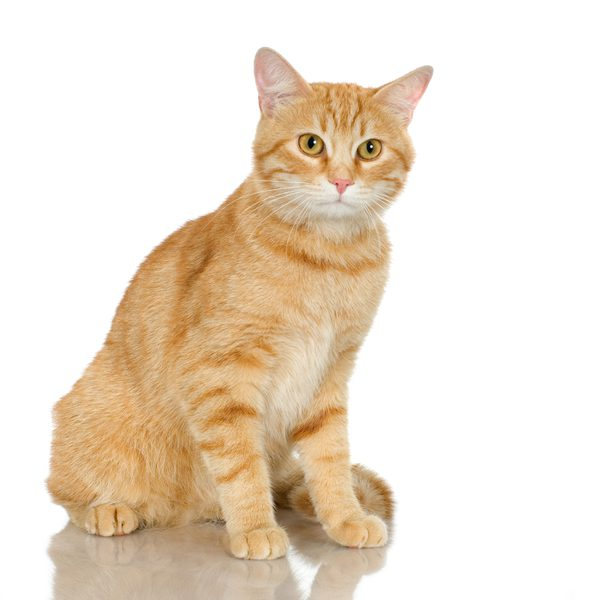
%> input picture pic/brown_cat.jpg, 600 x 600 px
$ octave alpha_blend.m   (GNU Octave 9; MATLAB toolbox functions it lacks are replaced by stand-ins)
%> lines starting %> are read from the running program, lines starting %| are printed output that depends on the picture; in (x1, y1, x2, y2) boxes, pixels count from 0 and x2, y2 are one past the last pixel; in counts of white or black regions, pixels touching at a corner belong together; the program's own positions count from 1
clear;
clc;
close all;

img_background = imread('pic/brown_cat.jpg');
%> img_background is the input picture: size 600x600x3 uint8; mean R, G, B 236.7, 223.5, 207.5
[foreground, map, alpha] = imread('pic/cat.png');
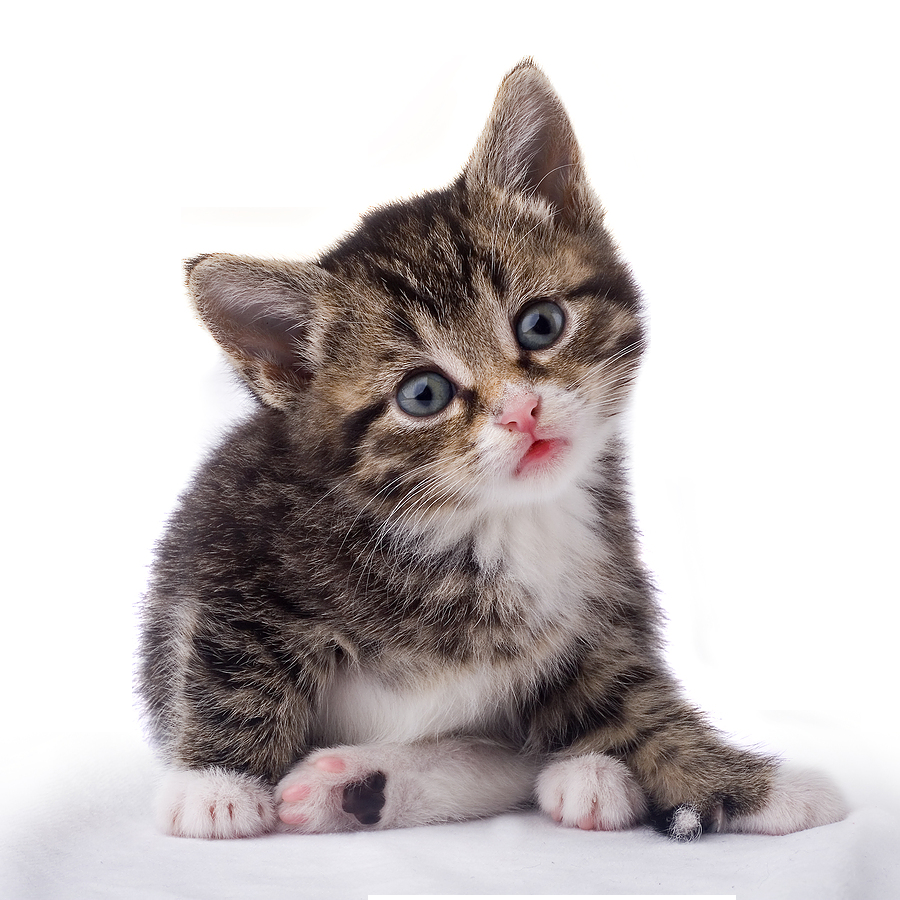
%> input picture pic/cat.png, 900 x 900 px
%> foreground is the input picture: size 900x900x3 uint8; mean R, G, B 200, 193.7, 193.6
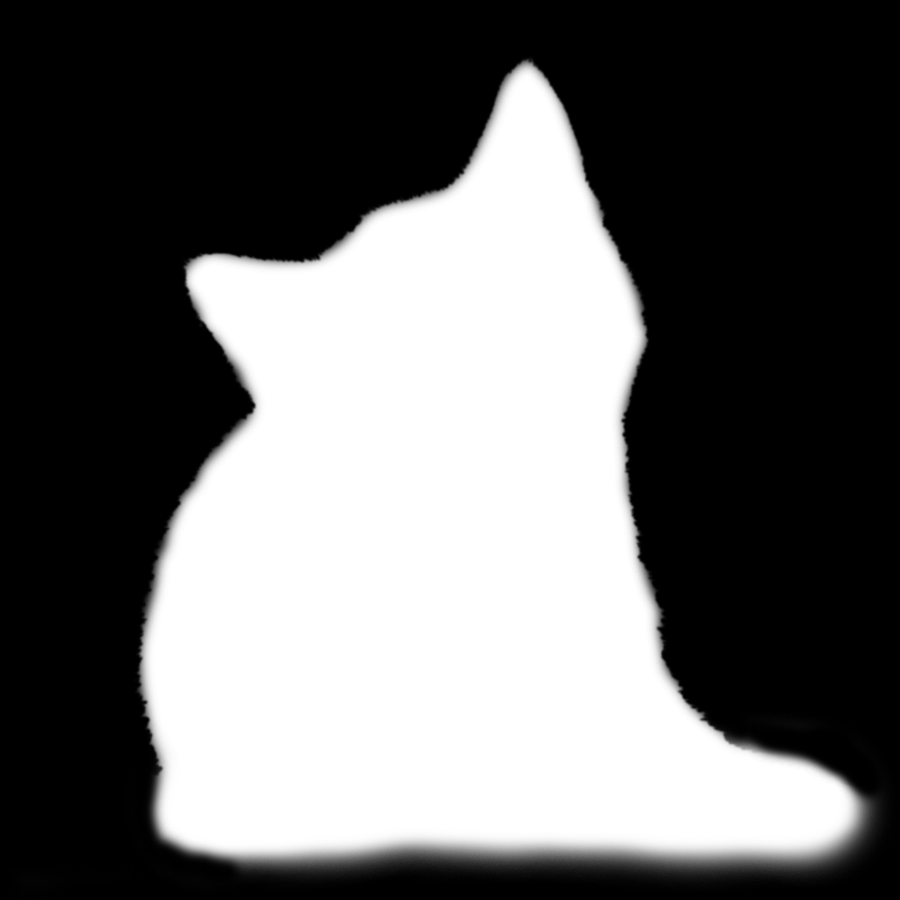
%> alpha: size 900x900 uint8; min 0, max 255, mean 102.6
%> map = []
img_foreground = imresize(foreground, [600 600]);

% maintain alpha value in between 0 and 1
alpha = imresize(alpha, [600, 600]);
%> alpha: size 600x600 uint8
alpha = double(alpha/255.0);
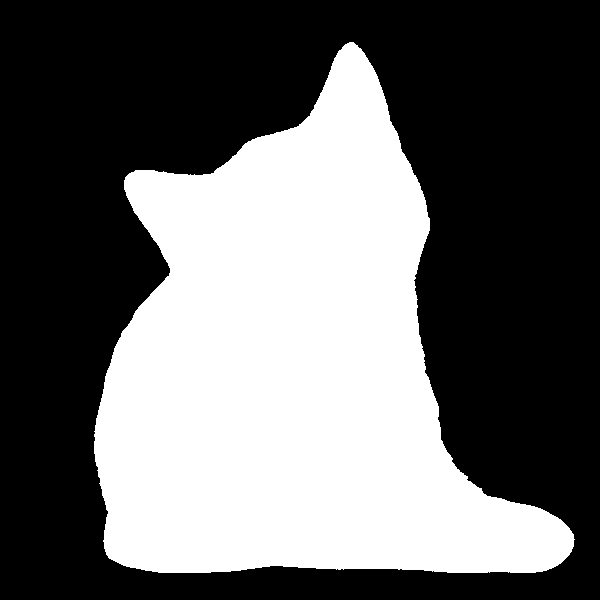
%> alpha: size 600x600 double; values 0 (black) and 1 (white), 40.3% white; 1 white region, box (x1, y1, x2, y2) and area: (94, 42, 575, 573) 145144

% Separate each color channel of the background
red_background = double(img_background(:,:,1));
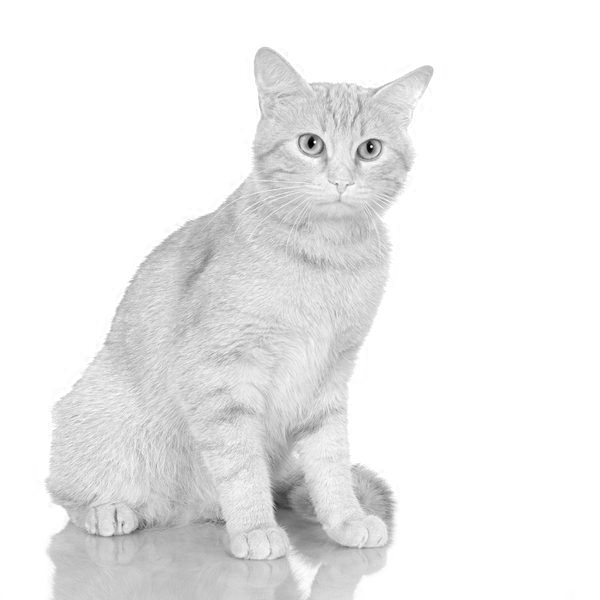
%> red_background: size 600x600 double; min 0, max 255, mean 236.7
green_background = double(img_background(:,:,2));
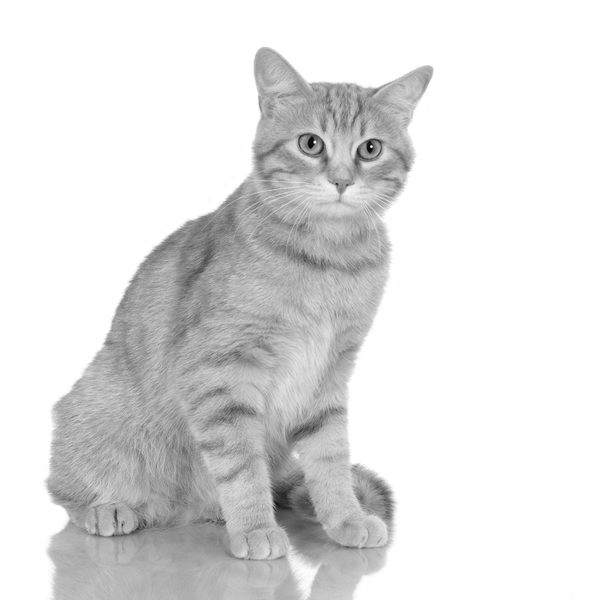
%> green_background: size 600x600 double; min 0, max 255, mean 223.5
blue_background = double(img_background(:,:,3));
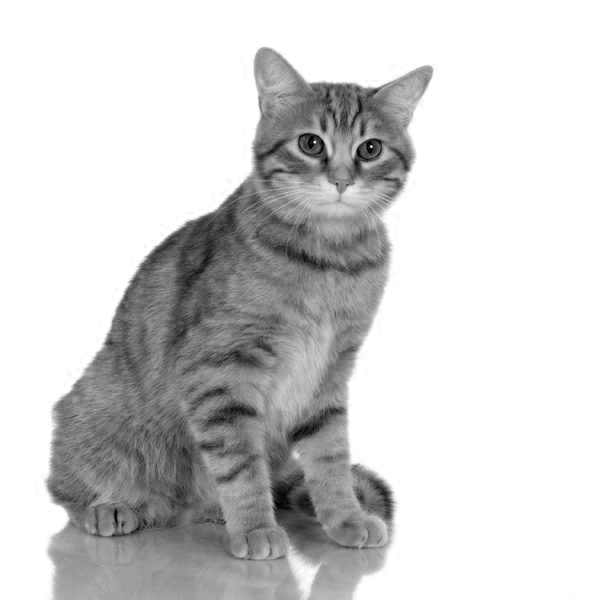
%> blue_background: size 600x600 double; min 0, max 255, mean 207.5

% Separate each color channel of the foreground
red_foreground = double(img_foreground(:,:,1));
green_foreground = double(img_foreground(:,:,2));
blue_foreground = double(img_foreground(:,:,3));

red_new_img = alpha.*red_foreground + (1.0 - alpha).*red_background;
green_new_img = alpha.*green_foreground + (1.0 - alpha).*green_background;
blue_new_img = alpha.*blue_foreground + (1.0 - alpha).*blue_background;

new_img = cat(3, red_new_img, green_new_img, blue_new_img);
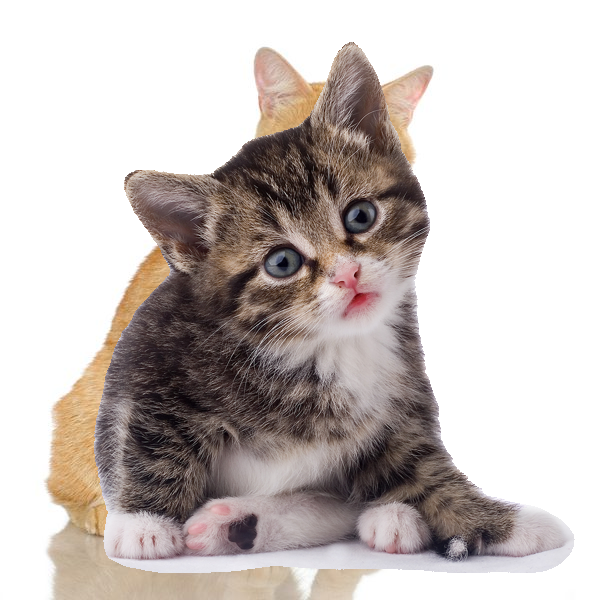
%> new_img: size 600x600x3 double; mean R, G, B 199.1, 190.8, 187.8
new_img = uint8(new_img);
%> new_img: size 600x600x3 uint8

subplot(1,3,1); imshow(img_background); title('Background');
subplot(1,3,2); imshow(img_foreground); title('Foreground');
subplot(1,3,3); imshow(new_img); title('New Image');
